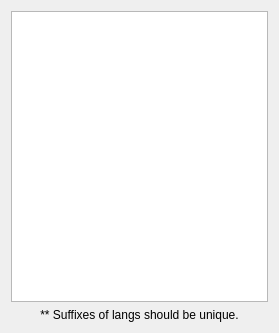
<?xml version="1.0" encoding="UTF-8"?>
<ui version="4.0">
 <class>LangBrowser</class>
 <widget class="QDialog" name="LangBrowser">
  <property name="geometry">
   <rect>
    <x>0</x>
    <y>0</y>
    <width>279</width>
    <height>333</height>
   </rect>
  </property>
  <property name="windowTitle">
   <string notr="true">Languages</string>
  </property>
  <layout class="QVBoxLayout" name="verticalLayout">
   <item>
    <widget class="QListView" name="view"/>
   </item>
   <item>
    <widget class="QLabel" name="label">
     <property name="text">
      <string>** Suffixes of langs should be unique.</string>
     </property>
     <property name="alignment">
      <set>Qt::AlignCenter</set>
     </property>
     <property name="wordWrap">
      <bool>true</bool>
     </property>
    </widget>
   </item>
  </layout>
 </widget>
 <resources/>
 <connections/>
</ui>
